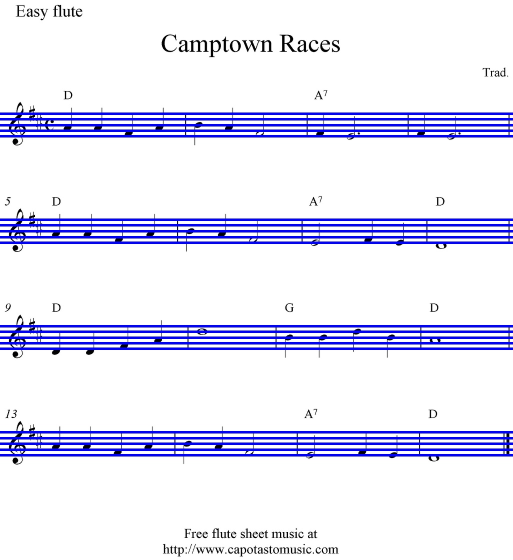
#> input picture img.jpg, 1026 x 1120 px (shown at 1/2 size); its folder holds only this picture in this run
$ python -i omr.py   (imports and definitions only)   (Python 2 division)
#> lines starting #> are read from the running program, lines starting #| are printed output that depends on the picture
import cv2
import math
import numpy as np
from operator import itemgetter
import os
from midiutil.MidiFile import MIDIFile
from collections import defaultdict
import time
import sys


def omr2(image):
    tic = time.time()
    image_path = image

    img = cv2.imread(image_path)
    img = cv2.resize(img, None, fx=0.7, fy=0.7, interpolation=cv2.INTER_CUBIC)

    img_copy = img.copy()
    h_img, w_img, c_img = img_copy.shape
    white_bg = np.full([2*h_img, w_img, c_img], (255,255,255), dtype=np.uint8)
    white_bg[:h_img][:w_img] = img_copy

    img_copy = white_bg
    no_staff_img = img.copy()
    image_height, image_width, _ = img.shape
    thresholded_image = None

    staff_lines = []
    staff_line_width = 0
    staff_space_height = 0

    templates = {
        "whole_note_template" : cv2.imread("resources/templates/Whole-Note/1.png"),
        "half_note_template" : [cv2.imread(f"resources/templates/Half-Note/{i}.png")for i in range(1,4)],
        "half_rest_template" : cv2.imread("resources/templates/Whole-Half-Rest/1.png"),    #possible to find this in beamed notes
        "quarter_note_template" : cv2.imread(f"resources/templates/Quarter-Note/1.png"),     #possible to find this in eigth and sixteenth
        "quarter_rest_template" : cv2.imread("resources/templates/Quarter-Rest/1.png"),
        "eigth_note_templates" : [cv2.imread(f"resources/templates/Eigth-Note/{i}.png") for i in range(1,6)],
        "eigth_rest_template" : cv2.imread("resources/templates/Eigth-Rest/1.png"),
        "sixteenth_note_templates" : [cv2.imread(f"resources/templates/Sixteenth-Note/{i}.png") for i in range(1,5)],
        "sixteenth_rest_template" : cv2.imread("resources/templates/Sixteenth-Rest/1.png"),
        "timesignature_template" : [cv2.imread("resources/templates/Time-Signature/4-4-Time.png"), cv2.imread("resources/templates/Time-Signature/Common-Time.png")],
        "clef_templates" : [cv2.imread("resources/templates/Clef/Bass-Clef.png"), cv2.imread("resources/templates/Clef/Treble-Clef.png")],
        "barline_template" : cv2.imread("resources/templates/Bar-Line.png"),
    # "dot_template" : cv2.imread("resources/templates/Dot.png"),
        "sharp_template" : cv2.imread("resources/templates/Sharp/1.png")
    }
    templates_demo = {
        "whole_note_template" : cv2.imread("resources/templates/Whole-Note/1.png"),
        "half_note_template" : [cv2.imread(f"resources/templates/Half-Note/{i}.png") for i in range (1,3)],
        "quarter_note_template" : cv2.imread(f"resources/templates/Quarter-Note/1.png"),     #possible to find this in eigth and sixteenth
        "half_rest_template" : cv2.imread("resources/templates/Whole-Half-Rest/1.png"),    #possible to find this in beamed notes
        "quarter_rest_template" : cv2.imread("resources/templates/Quarter-Rest/1.png"),
        "eigth_rest_template" : cv2.imread("resources/templates/Eigth-Rest/1.png"),
        "eigth_note_template" : [cv2.imread(f"resources/templates/Eigth-Note/{i}.png") for i in range(1,6)],
        "sharp_template" : cv2.imread("resources/templates/Sharp/1.png"),
        "timesignature_template" : cv2.imread("resources/templates/Time-Signature/4-4-Time.png"),
        "clef_template" : [cv2.imread("resources/templates/Clef/Treble-Clef.png"), cv2.imread("resources/templates/Clef/Bass-Clef.png")],
        #"barline_template" : cv2.imread("resources/templates/Bar-Line.png"),
        #"dot_template" : cv2.imread("resources/templates/Dot.png")
    }
    template_thresholds = {
        "whole_note_template" : [0.75],
        "half_note_template" : [0.8, 0.7],
        "half_rest_template" : [0.9],
        "quarter_note_template" : [0.8],
        "quarter_rest_template" : [0.66],
        "eigth_note_template" : [0.85, 0.85, 0.8, 0.85, 0.85],
        "eigth_rest_template" : [0.8],
        "sixteenth_note_template" : [0.8],
        "sixteenth_rest_template" : [0.8],
        "timesignature_template" : [0.8],
        "clef_template" : [0.7, 0.8],
        "barline_template" : [0.93],
        "dot_template" : [0.9],
        "sharp_template" : [0.8]
    }

    matched_symbols = []

    treble_notes = {
        "G5": 79,
        "F5": 77,
        "E5": 76,
        "D5": 74,
        "C5": 72,
        "B4": 71,
        "A4": 69,
        "G4": 67,
        "F4": 65,
        "E4": 64,
        "D4": 62,
        "C4": 60
    }

    staffs = []
    staffs_to_symbol = []


    class MatchedSymbol:

        # [33 lines left out: function __init__, not called in this run]

        def createBoundingBox(self, image):
            self.boundingBox = image[self.y:self.y + self.height, self.x:self.x + self.width]

        def setPitch(self):
            if not self.isRest:
                self.pitch = self.staff_line_to_pitch[self.staff_line_num]

        def draw(self,index):
            cv2.rectangle(img_copy, (self.x, self.y), (self.x + self.width, self.y + self.height), (0,0,255), 2)
            cv2.putText(img_copy, str(index), (self.x, self.y-11), cv2.FONT_HERSHEY_SIMPLEX, 0.6, (255, 0, 00), 1)
            # [4 lines of commented-out code are left out]


    # [244 lines left out: functions findStaffLines, removeStaffLines, findSymbols, findNoteCentroids, assignNotePitches, not called in this run]

    findStaffLines()

    gray_img = cv2.cvtColor(img, cv2.COLOR_BGR2GRAY)
    _, thresholded_image = cv2.threshold(gray_img, 0, 255, cv2.THRESH_BINARY+cv2.THRESH_OTSU)

    removeStaffLines()

    gray_no_staff_img = cv2.cvtColor(no_staff_img, cv2.COLOR_BGR2GRAY)
    _, thresholded_no_staff_img = cv2.threshold(gray_no_staff_img, 0, 255, cv2.THRESH_BINARY+cv2.THRESH_OTSU)


    findSymbols()
    findNoteCentroids(thresholded_no_staff_img)
    assignNotePitches()


    cv2.imwrite("detected.png", img_copy)
    print("Gambar Berhasil Diproses")

>>> import cv2
>>> picture = cv2.imread('img.jpg', cv2.IMREAD_GRAYSCALE)
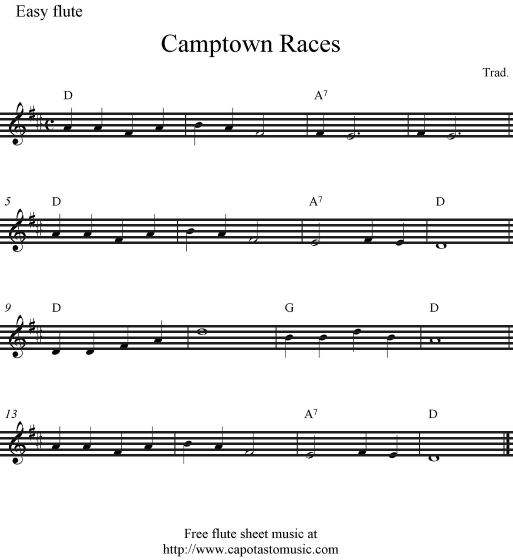
#> picture: shape (1120, 1026) (shown at 1/2 size); min 0, max 255, mean 231.1
#> (the run stopped early here; a loop or call above may not have finished)
